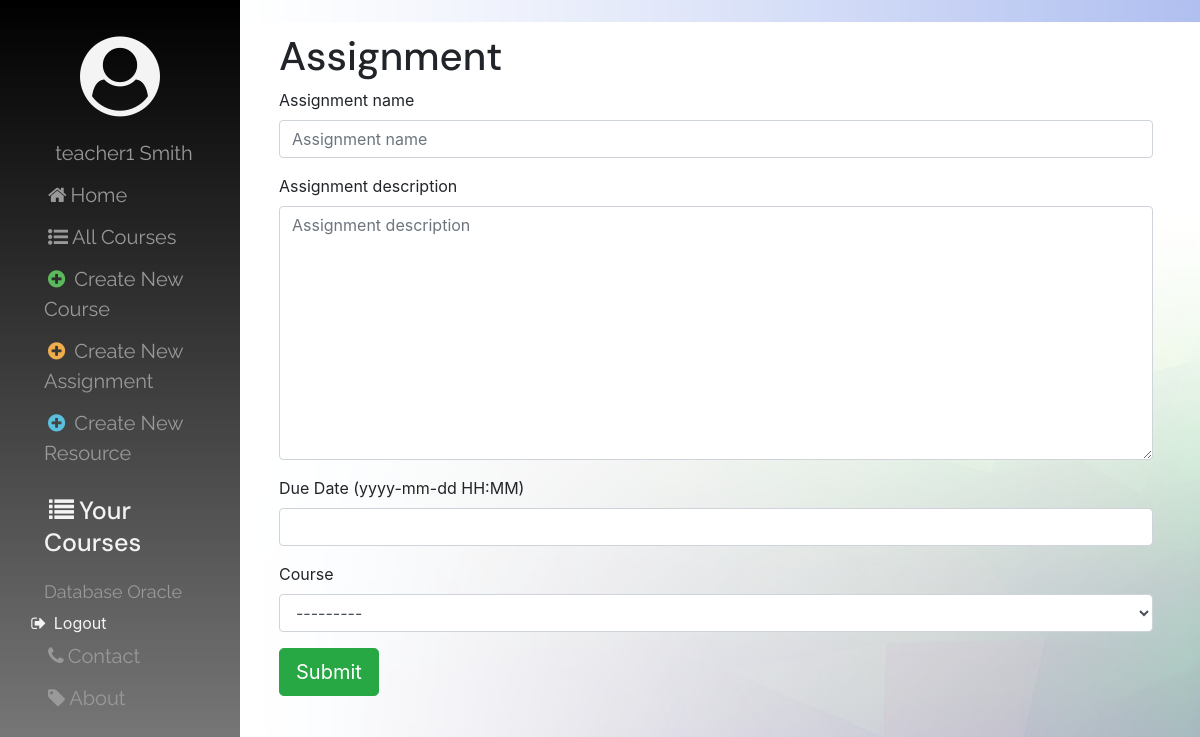
Screenshot of /assignments/create/ (signed in) with the database file from the repository.
### users/models.py (models this page shows)
class User(auth.models.AbstractUser):
    USER_TYPE_CHOICES = (
        (1, 'Student'),
        (2, 'Teacher')
    )
    user_type = models.PositiveIntegerField(choices=USER_TYPE_CHOICES, default=1)
    def __str__(self):
        return self.first_name + ' ' + self.last_name

### courses/models.py (models this page shows, shortened)
class Course(models.Model):
    course_name = models.CharField(max_length=200)
    course_description = models.TextField()
    teacher = models.ForeignKey(User, related_name="course", on_delete=models.CASCADE)
    students = models.ManyToManyField(User, through='Enrollment', related_name="student_course")
    def __str__(self):
        return self.course_name
    class Meta:
        ordering = ['course_name']

### assignments/views.py (the view)
# urls.py: path('create/', views.CreateAssignment.as_view(), name="create"),
class CreateAssignment(LoginRequiredMixin, generic.CreateView):
    form_class = CreateAssignmentForm
    template_name = 'assignments/create_assignment_form.html'
    def get_form_kwargs(self):
        kwargs = super().get_form_kwargs()
        kwargs['user'] = self.request.user
        return kwargs

### assignments/forms.py
class CreateAssignmentForm(ModelForm):
    class Meta:
        model = Assignment
        fields = ('assignment_name', 'assignment_description',
                  'due_date', 'course')
        labels = {
            'due_date': 'Due Date (yyyy-mm-dd HH:MM)'
        }
    def __init__(self, *args, **kwargs):
        user = kwargs.pop('user')
        super().__init__(*args, **kwargs)
        user_object = User.objects.filter(username=user.username)
        new_user_object = get_object_or_404(user_object)
        self.fields['course'].queryset = self.fields['course'].queryset.filter(teacher=new_user_object.id)

### courses/context_processors.py (called while the page is built)
def courses_processor(request):
    course = Course.objects.all()
    return {'list_courses': course}

### assignments/templates/assignments/create_assignment_form.html (shortened to what this page needs)
{% extends 'assignments/assignment_base.html' %}
{% load bootstrap4 %}
{% block main_content %}
<div class="container">
  <h1>Assignment</h1>
  {% if user.user_type == 2 %}
    <form method="POST" action="{% url 'assignments:create' %}">
      {% bootstrap_field form.assignment_name %}
      {% bootstrap_field form.assignment_description %}
      {% bootstrap_field form.due_date %}
      {% bootstrap_field form.course %}
      <input type="submit" value="Submit" class="btn btn-success btn-lg">
    </form>
    {% else %}
        <div class="jumbotron">
            <h2>You cannot create an assignment</h2>
        </div>
    {% endif %}
</div>
{% endblock main_content %}

### templates/base.html (shortened to what this page needs)
{% load static %}
<html lang="en">
<head>
    <link href="https://cdn.bootcdn.net/ajax/libs/twitter-bootstrap/4.5.2/css/bootstrap.min.css" rel="stylesheet">
    <link href="https://cdn.bootcdn.net/ajax/libs/font-awesome/4.7.0/css/font-awesome.min.css" rel="stylesheet">
    <link rel="stylesheet" href="{% static 'css/master.css' %}" />
</head>
<body>
    <div class="sidenav">
        <div class="side-items">
        <span class="sidemenu side-element"><i class="fa fa-user-circle fa-5x" id="profile"></i></span>
        {% if user.is_authenticated %}
            <a href="{% url 'profile' pk=user.pk %}" class="sidemenu side-element">{{user}}</a>
            <a href="{% url 'home' %}"><i class="fa fa-home"></i>Home</a>
            <a href="{% url 'courses:list' %}"><i class="fa fa-list-ul"></i>All Courses</a>
            {% if user.user_type == 1 %}
                <span class="sidemenu"><h5 id="side-head"><i class="fa fa-list courses-icon"></i>Your Courses</h5></span>
                {% for course in list_courses %}
                    {% if user in course.students.all %}
                        <span class="course-item"><a href="{% url 'courses:detail' pk=course.pk %}" >{{course}}</a></span>
                    {% endif %}
                {% endfor %}
            {% else %}
                <a href="{% url 'courses:create' %}"><i class="fa fa-plus-circle" style="color: #5cb85c;font-size: 20px;"></i> Create New Course</a>
                <a href="{% url 'assignments:create' %}"><i class="fa fa-plus-circle" style="color: #f0ad4e;font-size: 20px;"></i> Create New Assignment</a>
                <a href="{% url 'resources:create' %}"><i class="fa fa-plus-circle" style="color: #5bc0de;font-size: 20px;"></i> Create New Resource</a>
                <span class="sidemenu"><h5 id="side-head"><i class="fa fa-list courses-icon"></i>Your Courses</h5></span>
                {% for course in list_courses %}
                    {% if user.id == course.teacher.id %}
                        <span class="course-item"><a href="{% url 'courses:detail' pk=course.pk %}" >{{course}}</a></span>
                    {% endif %}
                {% endfor %}
            {% endif %}
            <form method="POST" action="{% url 'users:logout' %}" style="display: inline;">
                <button type="submit" class="sidemenu" style="background: none; border: none; padding: 0; margin: 0; cursor: pointer;">
                    <i class="fa fa-sign-out"></i> Logout
                </button>
            </form>
            <a href="{% url 'contact' %}"><i class="fa fa-phone"></i>Contact</a>
            <a href="{% url 'about' %}"><i class="fa fa-tag"></i>About</a>
        {% endif %}
        </div>
    </div>
    <div class="content">
        {% block body_content %}
        {% endblock body_content %}
    </div>
</body>
</html>

### static/css/master.css (style rules this page uses)
.sidenav { height: 100%; width: 20%; position: fixed; z-index: 1; top: 0; left: 0; overflow-x: hidden; padding-top: 20px; background: linear-gradient(to bottom, #000000, #808080); padding: 20px; color: white; }
h1, h2, h3, h4, h5, h6 { font-family: 'DM Sans', sans-serif; }
p, a { font-family: 'Raleway', 'sans-serif'; }
.sidenav a { padding: 6px 8px 6px 16px; text-decoration: none; font-size: 20px; color: #999999; display: block; }
.content { margin-top: 2em; margin-left: 22%; margin-bottom: 2em; margin-right: 2em; }
.sidemenu { display: block; color: #f4f4f4; }
.side-element { text-align: center; }
i { margin: 0.2em; }
.side-items { margin-left: 0.5em; margin-right: 0.5em; }
#side-head { margin-top: 0.5em; padding: 6px 8px 6px 16px; text-decoration: none; font-size: 25px; color: #f3f3f3; }
.course-item a { font-size: 18px; }

### rows the page displays
User: first_name+last_name "teacher1 Smith"
Course: course_name "Database Oracle"
